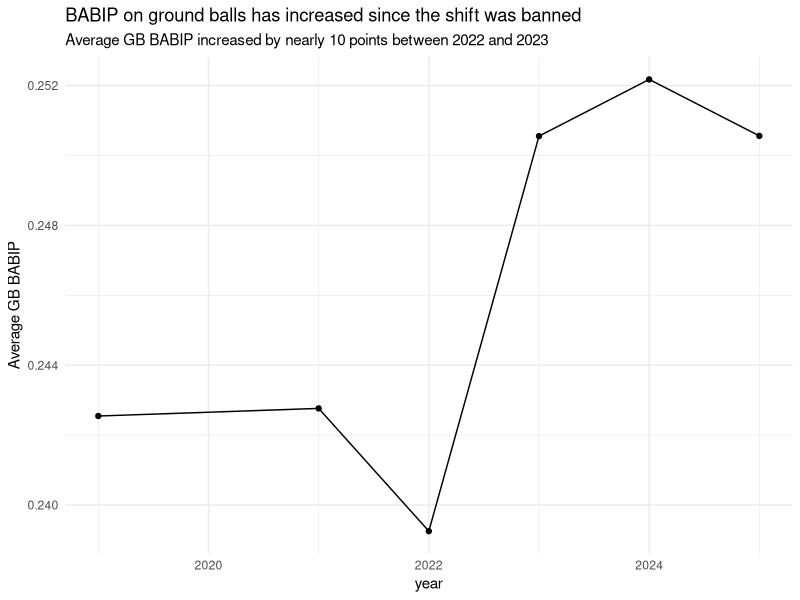
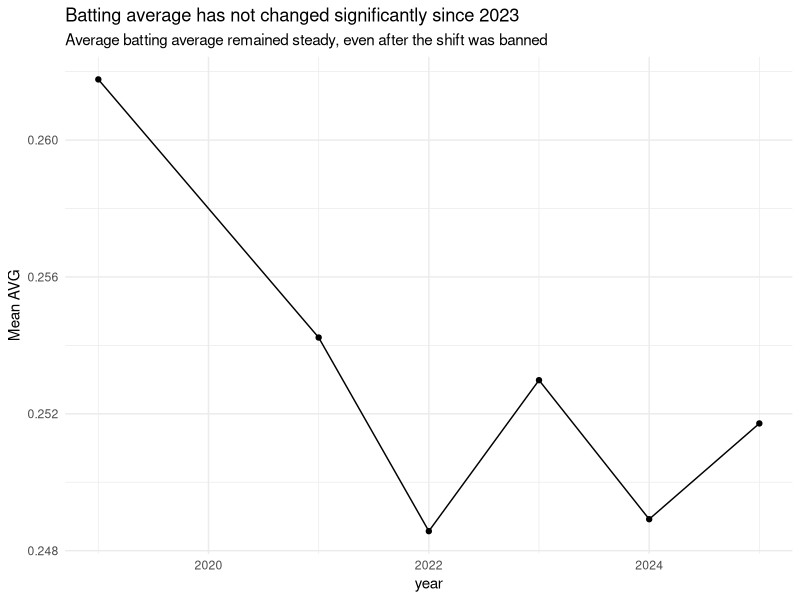

These figures' R source, in order:
# Analyze and Visualize Hitter Data to find insightful conclusions ----

## Load packages and data ----
library(tidyverse)
mlb_qual <- read_csv("data/mlb_qual.csv")

## See some league-wide trends ----

mlb_qual |> 
  filter(pa >= 300) |> 
  summarize(
    avg_ba = mean(batting_avg),
    avg_babip = mean(babip),
    avg_gb_babip = mean(gb_babip),
    avg_xba = mean(xba),
    avg_pull = mean(pull_percent),
    avg_oppo = mean(opposite_percent),
    .by = year
  )

gb_babip_by_year <- mlb_qual |> 
  filter(pa >= 300) |> 
  summarize(
    avg_gb_babip = mean(gb_babip),
    .by = year
  ) |> 
  ggplot(aes(year, avg_gb_babip)) +
  geom_line() +
  geom_point() +
  theme_minimal() +
  labs(
    title = "BABIP on ground balls has increased since the shift was banned",
    subtitle = "Average GB BABIP increased by nearly 10 points between 2022 and 2023",
    y = "Average GB BABIP"
  )

avg_by_year <- mlb_qual |> 
  filter(pa >= 300) |> 
  summarize(
    avg_ba = mean(batting_avg),
    .by = year
  ) |> 
  ggplot(aes(year, avg_ba)) +
  geom_line() +
  geom_point() +
  theme_minimal() +
  labs(
    title = "Batting average has not changed significantly since 2023",
    subtitle = "Average batting average remained steady, even after the shift was banned",
    y = "Mean AVG"
  )

# GB BABIP increased slightly, but overall contact remained steady
# are hitters hitting ground balls at similar rates to before the shift was banned?
mlb_qual |> 
  filter(pa >= 300) |> 
  summarize(
    avg_gb_pct = mean(groundballs_percent),
    avg_ld_pct = mean(linedrives_percent),
    avg_fb_pct = mean(flyballs_percent),
    .by = year
  )
# ground ball rate has actually decreased; fly ball rate has increased





## Save out plots ----
ggsave(filename = "plots/gb_babip_by_year.png", plot = gb_babip_by_year)
ggsave(filename = "plots/avg_by_year.png", plot = avg_by_year)
